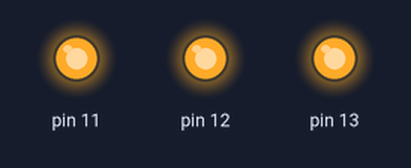
A sketch run on a simulated Arduino Uno, built with avr-gcc and run on an emulated ATmega328P. On the bench: output pins drawn as LEDs (lit = HIGH).

Above: at 0.15 s.
At 2.25 s:
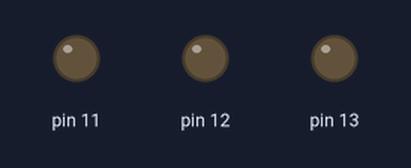
Timing chart, 0 to 3.0 s (numbered marks = the images above):
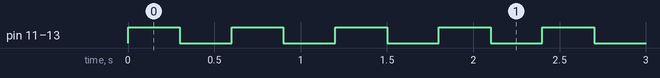

The sketch:

alarma.ino
```cpp
// Sesion 3 - Reto: la alarma
// Los tres LEDs del semaforo: rojo 13, amarillo 12, verde 11.
// Parpadean los tres juntos.

void setup() {
  pinMode(13, OUTPUT);
  pinMode(12, OUTPUT);
  pinMode(11, OUTPUT);
}

void loop() {
  digitalWrite(13, HIGH);
  digitalWrite(12, HIGH);
  digitalWrite(11, HIGH);
  delay(300);
  digitalWrite(13, LOW);
  digitalWrite(12, LOW);
  digitalWrite(11, LOW);
  delay(300);
}
```

Measured:
- by itself, pin 11–13: alternates HIGH for 0.30 s and LOW for 0.30 s
